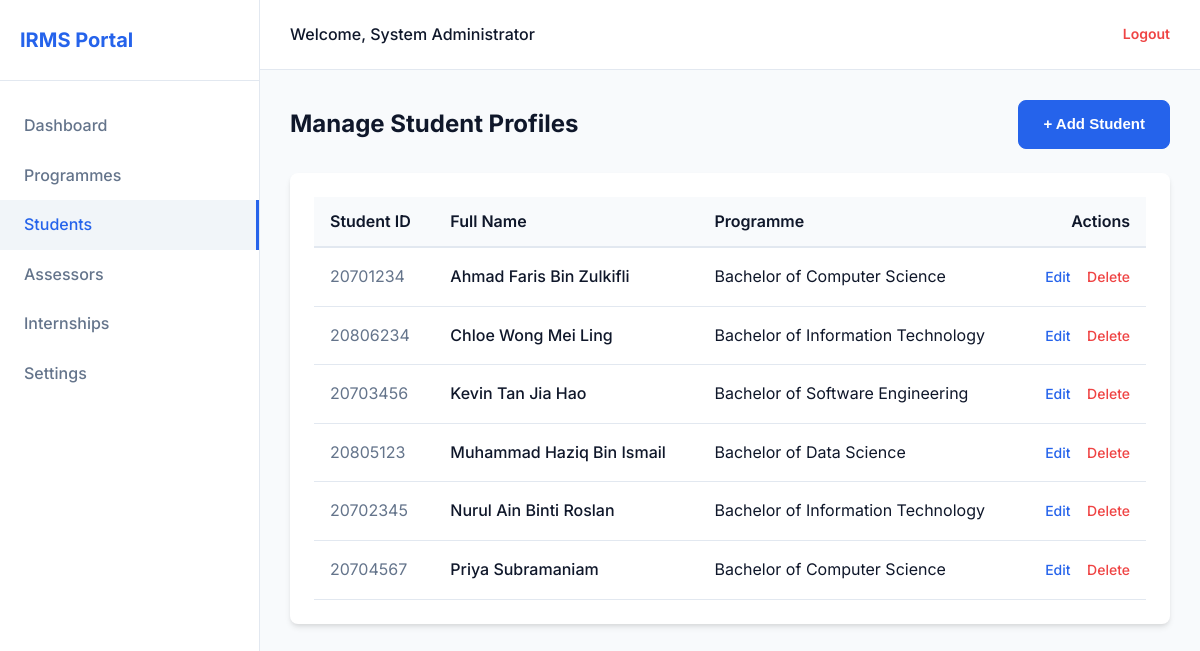
The page /admin/students.php (signed in) on the database its author committed.
### tables this page shows
CREATE TABLE `student` (
  `student_id` int(11) NOT NULL,
  `student_name` varchar(255) NOT NULL,
  `programme_id` int(11) NOT NULL
);

CREATE TABLE `programme` (
  `programme_id` int(11) NOT NULL,
  `programme_name` varchar(100) NOT NULL
);

### admin/students.php (the view, shortened to what this page needs)
<?php
    include '../config/db.php';
    $result = $conn->query("SELECT s.student_id, s.student_name, p.programme_name
                            FROM student s
                            JOIN programme p ON s.programme_id = p.programme_id
                            ORDER BY s.student_name ASC");
?>
<!DOCTYPE html>
<html lang="en">
<head>
    <link rel="stylesheet" href="../assets/css/style.css">
</head>
<body>
    <div class="app-container">
        <?php include '../components/sidebar.php'; ?>
        <main class="main-content">
            <?php include '../components/header.php'; ?>
            <div class="content-area">
                <div class="page-header">
                    <h1 class="page-title">Manage Student Profiles</h1>
                    <button class="btn btn-primary btn-auto" onclick="document.getElementById('addForm').style.display='block'">+ Add Student</button>
                </div>
                <div class="card">
                    <div class="table-responsive">
                        <table class="irms-table">
                            <thead>
                                <tr class="table-header-row">
                                    <th class="table-header-cell">Student ID</th>
                                    <th class="table-header-cell">Full Name</th>
                                    <th class="table-header-cell">Programme</th>
                                    <th class="table-header-cell text-right">Actions</th>
                                </tr>
                            </thead>
                            <tbody>
                                <?php if ($result && $result->num_rows > 0): ?>
                                    <?php while ($row = $result->fetch_assoc()): ?>
                                        <tr class="table-body-row">
                                            <td class="table-cell-muted"><?= htmlspecialchars($row['student_id']) ?></td>
                                            <td class="table-cell-medium"><?= htmlspecialchars($row['student_name']) ?></td>
                                            <td class="table-cell"><?= htmlspecialchars($row['programme_name']) ?></td>
                                            <td class="table-actions-cell">
                                                <a href="?edit_id=<?= $row['student_id'] ?>" class="action-edit">Edit</a>
                                                <a href="?delete_id=<?= $row['student_id'] ?>" class="action-revoke"
                                                   onclick="return confirm('Delete this student profile? This cannot be undone if they have active internships.')">Delete</a>
                                            </td>
                                        </tr>
                                    <?php endwhile; ?>
                                <?php else: ?>
                                    <tr class="table-body-row">
                                        <td colspan="4" class="table-cell text-center">No students found.</td>
                                    </tr>
                                <?php endif; ?>
                            </tbody>
                        </table>
                    </div>
                </div>
            </div>
        </main>
    </div>
</body>
</html>

### assets/css/style.css (style rules this page uses)
:root { --primary-color: #2563eb; --primary-hover: #1d4ed8; --bg-color: #f8fafc; --nav-bg: #ffffff; --text-dark: #0f172a; --text-muted: #64748b; --border-color: #e2e8f0; --success-color: #10b981; --warning-color: #f59e0b; --danger-color: #ef4444; --card-shadow: 0 4px 6px -1px rgba(0, 0, 0, 0.1), 0 2px 4px -1px rgba(0, 0, 0, 0.06); --input-focus: 0 0 0 3px rgba(37, 99, 235, 0.2); --border-radius: 8px; --transition: all 0.2s ease-in-out; }
* { margin: 0; padding: 0; box-sizing: border-box; }
body { font-family: 'Inter', -apple-system, BlinkMacSystemFont, 'Segoe UI', Roboto, Oxygen, Ubuntu, Cantarell, sans-serif; background-color: var(--bg-color); color: var(--text-dark); line-height: 1.6; -webkit-font-smoothing: antialiased; }
.btn { display: inline-block; font-weight: 600; text-align: center; white-space: nowrap; vertical-align: middle; user-select: none; border: 1px solid transparent; padding: 12px 24px; font-size: 15px; line-height: 1.5; border-radius: var(--border-radius); transition: var(--transition); cursor: pointer; width: 100%; }
.btn-primary { color: #fff; background-color: var(--primary-color); border-color: var(--primary-color); }
.app-container { display: flex; min-height: 100vh; }
.main-content { flex-grow: 1; display: flex; flex-direction: column; }
.content-area { padding: 30px; flex-grow: 1; background-color: var(--bg-color); }
.page-header { margin-bottom: 24px; display: flex; justify-content: space-between; align-items: center; }
.page-title { font-size: 24px; font-weight: 700; color: var(--text-dark); }
.card { background: #ffffff; border-radius: var(--border-radius); box-shadow: var(--card-shadow); padding: 24px; margin-bottom: 24px; }
.table-responsive { overflow-x: auto; }
.irms-table { width: 100%; border-collapse: collapse; min-width: 600px; }
.table-header-row { background-color: #f8fafc; border-bottom: 2px solid #e2e8f0; text-align: left; }
.table-header-cell { padding: 12px 16px; font-weight: 600; }
.table-body-row { border-bottom: 1px solid #e2e8f0; }
.table-cell { padding: 16px; }
.table-cell-muted { padding: 16px; color: var(--text-muted); }
.table-cell-medium { padding: 16px; font-weight: 500; }
.table-actions-cell { padding: 16px; text-align: right; }
.action-edit { color: var(--primary-color); margin-right: 12px; text-decoration: none; font-size: 14px; font-weight: 500; }
.action-revoke { color: var(--danger-color); text-decoration: none; font-size: 14px; font-weight: 500; }
.text-right { text-align: right; }
.btn-auto { width: auto; }

### rows shown on the page
student: student_id "20701234", student_name "Ahmad Faris Bin Zulkifli", programme.programme_name "Bachelor of Computer Science"
student: student_id "20806234", student_name "Chloe Wong Mei Ling", programme.programme_name "Bachelor of Information Technology"
student: student_id "20703456", student_name "Kevin Tan Jia Hao", programme.programme_name "Bachelor of Software Engineering"
student: student_id "20805123", student_name "Muhammad Haziq Bin Ismail", programme.programme_name "Bachelor of Data Science"
student: student_id "20702345", student_name "Nurul Ain Binti Roslan", programme.programme_name "Bachelor of Information Technology"
student: student_id "20704567", student_name "Priya Subramaniam", programme.programme_name "Bachelor of Computer Science"

### other values the page prints
$_SESSION['fullname'] "System Administrator"
